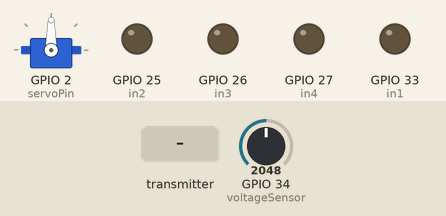
The program below on a simulated ESP32. On the bench: servo, output pins drawn as LEDs (lit = HIGH). The test bench sets the inputs (shaded band); at power-on: GPIO 34 (voltageSensor) = 2048. What the program prints to the serial monitor is not drawn.

Above: at 1.2 s.
1.3 s: the transmitter starts sending x = 0
At 2.0 s:
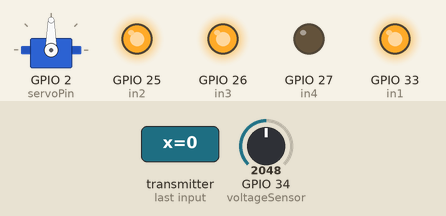
2.8 s: the transmitter starts sending y = 2048
At 3.1 s:
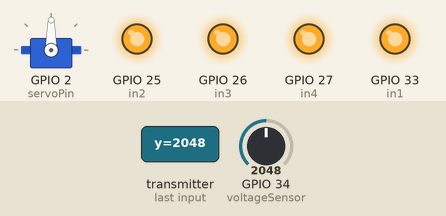
4.3 s: the transmitter starts sending angle = 45
At 5.5 s:
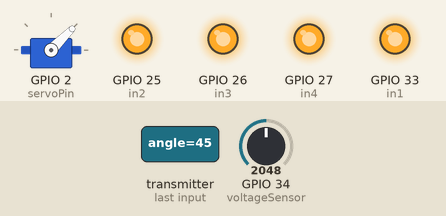
5.8 s: the transmitter starts sending y = 0
At 6.6 s:
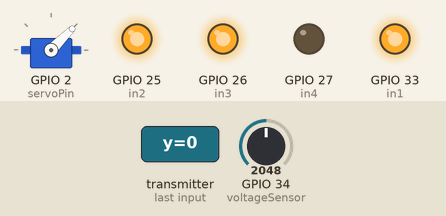
7.3 s: the transmitter starts sending x = 1024
At 7.8 s:
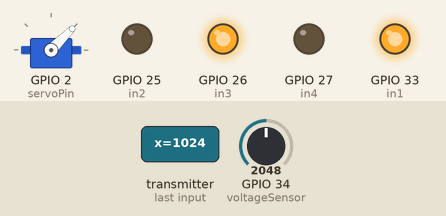
8.8 s: the transmitter starts sending angle = 0
At 10.1 s:
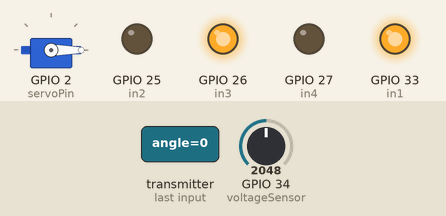
Timing chart, 0 to 11.3 s (numbered marks = the images above; inputs shaded):
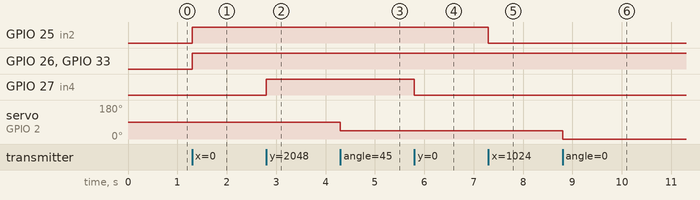

Measured:
- after the input at 1.3 s, GPIO 25 (in2), GPIO 26 (in3), GPIO 33 (in1): LOW → HIGH at once
- after the input at 2.8 s, GPIO 27 (in4): LOW → HIGH at once
- after the input at 4.3 s, servo on GPIO 2 (servoPin): 90° → 45° at once
- after the input at 5.8 s, GPIO 27 (in4): HIGH → LOW at once
- after the input at 7.3 s, GPIO 25 (in2): HIGH → LOW at once
- after the input at 8.8 s, servo on GPIO 2 (servoPin): 45° → 0° at once

The program:

main.cpp
```cpp
#include <esp_now.h>
#include <WiFi.h>

#include <Wire.h>

#include <ESP32Servo.h>
Servo servo;
ESP32PWM pwm;


#define pwmA 25
#define pwmB 26

//Các chân rơ le
#define in1 33
#define in2 25
#define in3 26
#define in4 27

#define servoPin 2  //Chân điều khiển servo

#define voltageSensor 34  //Chân đọc giá trị cảm biến điện áp

bool check = true;
int pos;


uint8_t broadcastAddress[] = {0xB8, 0xD6, 0x1A, 0x57, 0x8C, 0x74};; //Địa chỉ ESP32 trên tay điều khiển

// Define variables to store incoming readings
int incomingX;
int incomingY = 1850;
int incomingAngle;

// Variable to store if sending data was successful
String success;

// Structure example to send data
// Must match the receiver structure
typedef struct struct_message
{
  int x;
  int y;
  int angle;
} struct_message;

// Create a struct_message called BME280Readings to hold sensor readings
struct_message incomingsReadings;

// Create a struct_message to hold incoming sensor readings
int voltageReadings;

esp_now_peer_info_t peerInfo;

//Hàm điều khiển động cơ từ giá trị của joystick
void Control(int x, int y)
{

  if (y > 2300)
  {
    if (x > 1000 && x < 3000) //Đi tiến thẳng
    {
      digitalWrite(in1, 0);
      digitalWrite(in2, 1);

      digitalWrite(in3, 0);
      digitalWrite(in4, 1);
    }
    if (x < 1000) //Đi tiến và rẽ trái
    {
      digitalWrite(in1, 1);
      digitalWrite(in2, 1);

      digitalWrite(in3, 0);
      digitalWrite(in4, 1);
    }
    if (x > 3000) //Đi tiến và rẽ phải
    {
      digitalWrite(in1, 0);
      digitalWrite(in2, 1);

      digitalWrite(in3, 1);
      digitalWrite(in4, 1);
    }
  }
  else if (y < 1500)
  {
    if (x > 1000 && x < 3000) //Đi lùi thẳng
    {
      digitalWrite(in1, 1);
      digitalWrite(in2, 0);

      digitalWrite(in3, 1);
      digitalWrite(in4, 0);
    }
    if (x < 1000) //Đi lùi và rẽ trái
    {
      digitalWrite(in1, 1);
      digitalWrite(in2, 1);

      digitalWrite(in3, 1);
      digitalWrite(in4, 0);
    }
    if (x > 3000) //Đi lùi và rẽ phải
    {
      digitalWrite(in1, 1);
      digitalWrite(in2, 0);

      digitalWrite(in3, 1);
      digitalWrite(in4, 1);
    }
  }
  else if (y > 1500 && y < 2300)  //Đứng yên
  {
    digitalWrite(in1, 1);
    digitalWrite(in2, 1);

    digitalWrite(in3, 1);
    digitalWrite(in4, 1);
  }
}

// Callback when data is sent
void OnDataSent(const uint8_t *mac_addr, esp_now_send_status_t status)
{
  Serial.print("\r\nLast Packet Send Status:\t");
  Serial.println(status == ESP_NOW_SEND_SUCCESS ? "Delivery Success" : "Delivery Fail");    //"Delivery Success" : "Delivery Fail"
  if (status == 0)
  {
    success = "Delivery Success :)";
  }
  else
  {
    success = "Delivery Fail :(";
    Control(0, 0); //Mất kết nối đứng yên
  }
}

// Callback when data is received
void OnDataRecv(const uint8_t *mac, const uint8_t *incomingData, int len)
{
  memcpy(&incomingsReadings, incomingData, sizeof(incomingsReadings));

  incomingX = incomingsReadings.x;
  incomingY = incomingsReadings.y;
  incomingAngle = incomingsReadings.angle;

  if (incomingAngle != pos) //Đảo góc servo để đóng mở chốt
  {
    servo.write(incomingAngle);
    pos = incomingAngle;
  }
  Control(incomingX, incomingY);  //Điều khiển động cơ dựa theo dữ liệu nhận được từ joystick
}

void setup()
{
  // Init Serial Monitor
  Serial.begin(9600);

  pinMode(in1, OUTPUT);
  pinMode(in2, OUTPUT);
  pinMode(in3, OUTPUT);
  pinMode(in4, OUTPUT);

  //Cho xe đứng yên
  digitalWrite(in1, 0);
  digitalWrite(in2, 0);
  digitalWrite(in3, 0);
  digitalWrite(in4, 0);

  pinMode(voltageSensor, INPUT);

  servo.attach(servoPin, 500, 2400);

  // Set device as a Wi-Fi Station
  WiFi.mode(WIFI_STA);

  // Init ESP-NOW
  if (esp_now_init() != ESP_OK)
  {
    Serial.println("Error initializing ESP-NOW");
    return;
  }

  // Once ESPNow is successfully Init, we will register for Send CB to
  // get the status of Trasnmitted packet
  esp_now_register_send_cb(OnDataSent);

  // Register peer
  memcpy(peerInfo.peer_addr, broadcastAddress, 6);
  peerInfo.channel = 0;
  peerInfo.encrypt = false;

  // Add peer
  if (esp_now_add_peer(&peerInfo) != ESP_OK)
  {
    Serial.println("Failed to add peer");
    return;
  }
  // Register for a callback function that will be called when data is received
  esp_now_register_recv_cb(OnDataRecv);
}

//Đọc giá trị cảm biến điện áp
void getReadings()
{
  voltageReadings = analogRead(voltageSensor);
}

void loop()
{
  getReadings();

  // Send message via ESP-NOW
  esp_err_t result = esp_now_send(broadcastAddress, (uint8_t *)&voltageReadings, sizeof(voltageReadings));

  if (result == ESP_OK)
  {
    Serial.println("Sent with success");
  }
  else
  {
    Serial.println("Error sending the data");
  }

  delay(300); //gửi dữ liệu điện áp đi theo chu kì 300ms
}
```
